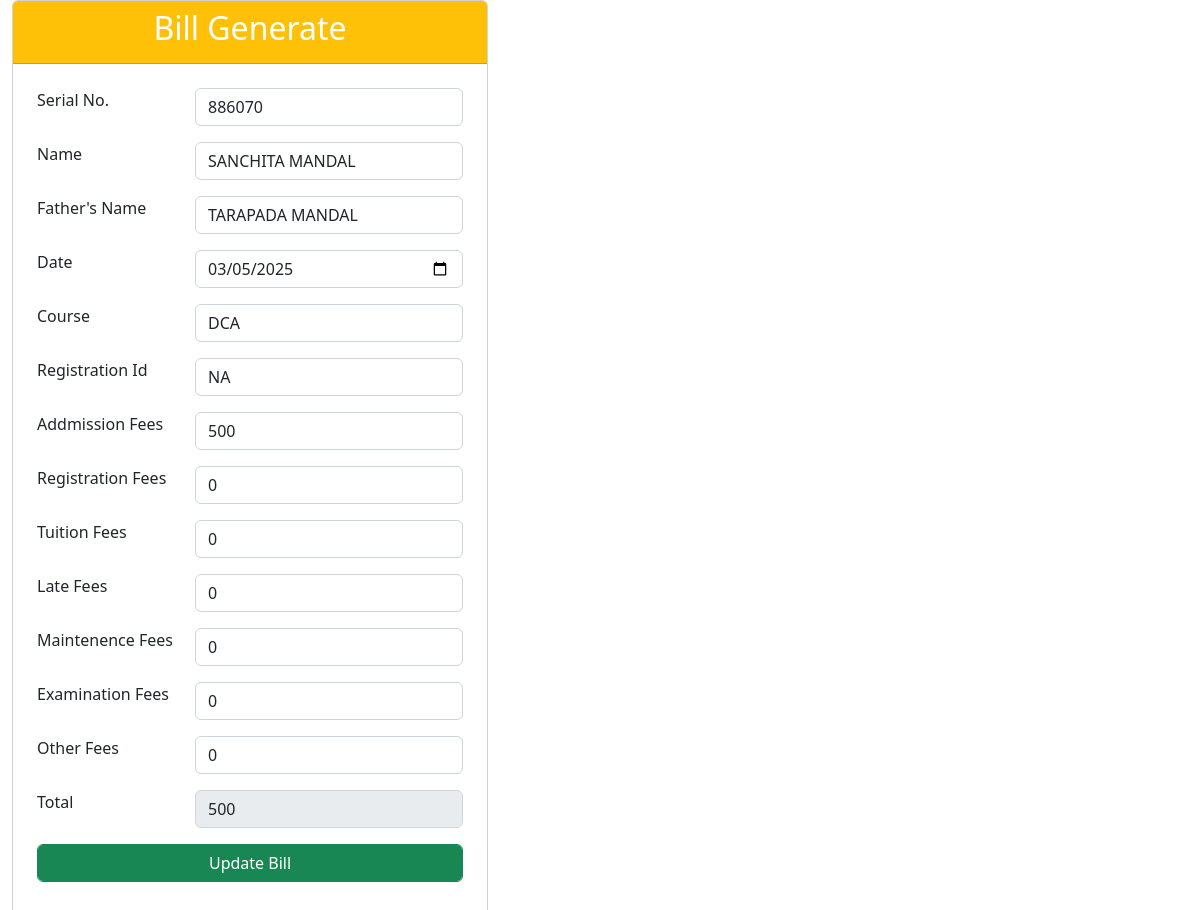
The app's page /admin/edit_bill_gen.php?viewid=184 (signed in) with its own data.
### tables this page shows
CREATE TABLE `user` (
  `id` bigint(20) NOT NULL,
  `username` varchar(40) NOT NULL,
  `password` varchar(40) NOT NULL,
  `f_name` varchar(25) NOT NULL,
  `m_name` varchar(25) NOT NULL,
  `dob` date NOT NULL DEFAULT current_timestamp(),
  `mob` int(11) NOT NULL,
  `file` varchar(300) NOT NULL,
  `status` int(11) NOT NULL,
  `serial` bigint(20) NOT NULL,
  `date` date NOT NULL DEFAULT current_timestamp(),
  `course` varchar(20) NOT NULL,
  `admission_fees` int(11) NOT NULL,
  `Registration_fees` int(11) NOT NULL,
  `Tuituion_fees` int(11) NOT NULL,
  `Late_fees` int(11) NOT NULL,
  `Exam_fees` int(11) NOT NULL,
  `Maintain_fees` int(11) NOT NULL,
  `other_fees` int(11) NOT NULL,
  `total` int(11) NOT NULL
);

### admin/edit_bill_gen.php (the view, shortened to what this page needs)
<?php
include_once('connfig.php');
$id = $_GET['viewid'];
   $sql = "SELECT * FROM `user` where id = '$id'";
  $fire = mysqli_query($conn,$sql);
  $row = mysqli_fetch_assoc($fire);
?>
<!DOCTYPE html>
<html lang="en">
<head>
	<link href="https://cdn.jsdelivr.net/npm/bootstrap@5.2.0-beta1/dist/css/bootstrap.min.css" rel="stylesheet">
</head>
<body>
	<div class="container-fluid">
		<div class="row">
			<div class="col-sm-5">
				<div class="card">
					<div class="card-header  bg-warning text-white"><h2><center>Bill Generate</center></h2></div>
					<div class="card-body">
						<form action="edit_bill_gen_code.php" method="post">
						<table class="table table-borderless">
							<tr><td>Serial No.</td><td><input type = "hidden" name = "id" value="<?php echo  $id; ?>"><input class="form-control" type="text" name="serial" value="<?php echo $row['serial'];?>" readonly="readonly"></td></tr>
							<tr><td>Name</td><td><input class="form-control" type="text" name="name" value="<?php echo $row['username'];?>"></td></tr>
							<tr><td>Father's Name</td><td><input  class="form-control" type="text" name="f_name" value="<?php echo $row['f_name'];?>" ></td></tr>
							<tr><td>Date</td><td><input  class="form-control" type="date" name="date" value="<?php echo $row['date'];?>"></td></tr>
							<tr><td>Course</td><td><input  class="form-control" type="text" name="course" value="<?php echo $row['course'];?>" ></td></tr>
							<tr><td>Registration Id</td><td><input  class="form-control" type="text" name="password" value="<?php echo $row['password'];?>" required = 'required'></td></tr>
							<tr><td>Addmission Fees</td><td><input class="form-control" id ="add" type="number" name="addmission_fees" value="<?php echo $row['admission_fees'];?>"></td></tr>
							<tr><td>Registration Fees</td><td><input  class="form-control" id ="reg" type="number" name="registration_fees" value="<?php echo $row['Registration_fees'];?>"></td></tr>
							<tr><td>Tuition Fees</td><td><input  class="form-control" id="tui" type="number" name="tuituion_fees" value="<?php echo $row['Tuituion_fees'];?>"> </td></tr>
							<tr><td>Late Fees</td><td><input  class="form-control" id="late" type="number" name="late_fees" value="<?php echo $row['Late_fees'];?>"></td></tr>
							<tr><td>Maintenence Fees</td><td><input  class="form-control" id="man" type="number" name="maintain_fees" value="<?php echo $row['Maintain_fees'];?>"></td></tr>
							<tr><td>Examination Fees</td><td><input  class="form-control" id="exam" type="number" name="exam_fees" value="<?php echo $row['Exam_fees'];?>"></td></tr>
							<tr><td>Other Fees</td><td><input  class="form-control" id="other" type="number" name="other_fees" value="<?php echo $row['other_fees'];?>"></td></tr>
							<tr><td>Total</td><td><input class="form-control" id="total" type="number" name="total" value="<?php echo $row['total'];?>" disabled></td></tr>
							<tr align="center"><td colspan="2"><input  class="form-control btn btn-success" type="submit" name="submit" value="Update Bill"></td></tr>
						</table>
					</form>
					</div>
				</div>
			</div>
			</div>
		</div>
	</body>
</html>

### records on screen
user: serial "886070", name "SANCHITA MANDAL", f_name "TARAPADA MANDAL", date "03/05/2025", course "DCA", password "NA", addmission_fees "500", registration_fees "0", tuituion_fees "0", late_fees "0", maintain_fees "0", exam_fees "0", other_fees "0", total "500"
